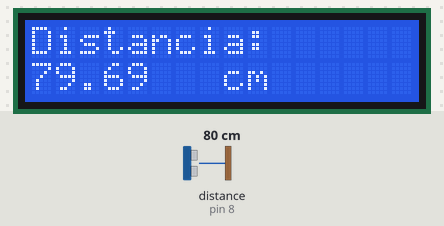
Recording of a sketch running on a simulated Arduino Uno, built with avr-gcc and run on an emulated ATmega328P. Shown: 16×2 character LCD. Wiring (inferred from the names in the program): ultrasonic range finder: trigger pin 9; echo pin 8. The inputs (shaded band) are chosen by the test bench; at power-on: distance to the obstacle (sensor on pin 8) 80 cm. The echo pulse lasts 58.3 µs per cm; what the sketch prints to the serial monitor is not drawn.

Above: at 3.7 s.
3.8 s: distance to the obstacle (sensor on pin 8) set to 2 cm
At 6.3 s:
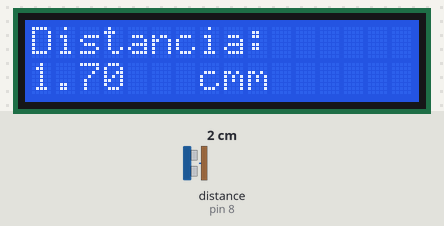
6.8 s: distance to the obstacle (sensor on pin 8) set to 4 cm
At 7.5 s:
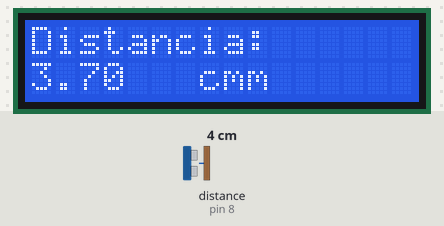
9.1 s: distance to the obstacle (sensor on pin 8) set to 9 cm
At 9.7 s:
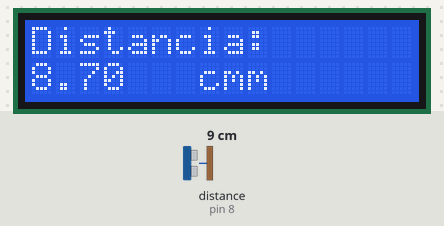
Timing chart, 0 to 12.1 s (numbered marks = the images above; inputs shaded):
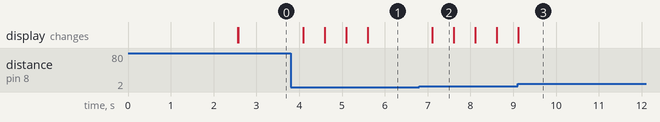

The sketch:

18-SensorUltrasonico-Arduino.ino
```cpp
/*

AUTOR: MICROSIDE TECHNOLOGY S.A. DE C.V.

FECHA: JUNIO 2019

*/

/**************************************************************************

Esta práctica consiste en realizar una medición de distancia a través de un

sensor ultrasonico, e imprimir la lectura en una pantalla LCD.

**************************************************************************/

#include <LiquidCrystal.h>
LiquidCrystal lcd(12, 11, 5, 4, 3, 2);

 int TRIGGER = 9;                    // trigger al pin 9
 int ECHO = 8;                       //  echo al pin 8
 float ESPERA,DISTANCIA;             //  variables tipo flotante.

void setup()
{
  Serial.begin (9600);              // Comucicación serial
  pinMode (TRIGGER, OUTPUT);        //Pin 8 como salida
  pinMode (ECHO, INPUT);            //Pin 9 como entrada
  lcd.begin(16, 2);                 // Asignamos número de columnas y filas del LCD
  lcd.print("Sensor");
  lcd.setCursor(0,1);               //Columna,reglón
  lcd.print("ultrasonico     ");
  delay (2500);
  lcd.clear();
  lcd.print("Distancia:");
}

void loop() {
digitalWrite (TRIGGER,LOW);         // Nivel bajo trigger durante 2 microsegundos
delayMicroseconds(2);
digitalWrite (TRIGGER, HIGH);       // Nivel alto trigger durante 10 microsegundos;
delayMicroseconds (10);
digitalWrite (TRIGGER, LOW);
ESPERA = pulseIn (ECHO,HIGH);       // Esta función espera la aparición de un pulso y mide su duración
DISTANCIA =(ESPERA/2)/29.15;        // Fórmula para calcular distancia
Serial.print (DISTANCIA);           // Imprimimos la distancia en cm por el puerto serial
Serial.println ("cm");
lcd.setCursor(0,1);                //Columna,reglón
lcd.print(DISTANCIA);
lcd.print("   cm");
delay (500);
}
```

Measured:
- after the input at 3.8 s, the display: changes after 0.29 s (image 1)
- after the input at 6.8 s, the display: changes after 0.31 s (image 2)
- what the display in image 2 shows lasts 0.5 s, from 7.1 s to 7.6 s
